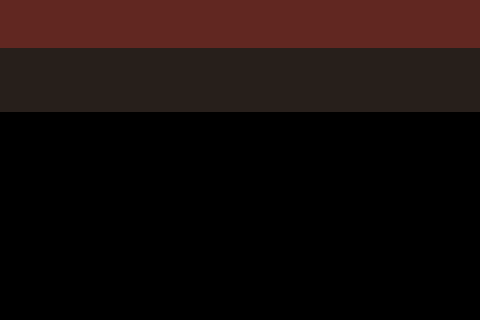

A level layout from a 2D game, rendered from its tile map. Below: a short description, then the map file with its tile-grid data intact:
An orthogonal 30x20 tile map with 16x16 px tiles, 1 tile layer (Background), 2 tilesets and 3 objects (exit_from_game_trigger_zone, exit_text, snake_game_machine).

<map version="1.10" tiledversion="1.11.2" orientation="orthogonal" renderorder="right-down" width="30" height="20" tilewidth="16" tileheight="16" infinite="0" nextlayerid="6" nextobjectid="16">
 <tileset firstgid="1" name="background" tilewidth="16" tileheight="16" tilecount="14" columns="7">
  <image source="../background.png" width="112" height="32" />
 </tileset>
 <tileset firstgid="15" name="snake_game_machine" tilewidth="23" tileheight="35" spacing="1" tilecount="16" columns="16">
  <image source="../games/snake/machine.png" width="383" height="35" />
  <tile id="0">
   <animation>
    <frame tileid="0" duration="200" />
    <frame tileid="1" duration="200" />
    <frame tileid="2" duration="200" />
    <frame tileid="3" duration="200" />
    <frame tileid="4" duration="200" />
    <frame tileid="5" duration="200" />
    <frame tileid="6" duration="200" />
    <frame tileid="7" duration="200" />
    <frame tileid="8" duration="200" />
    <frame tileid="9" duration="200" />
    <frame tileid="10" duration="200" />
    <frame tileid="11" duration="200" />
    <frame tileid="12" duration="200" />
    <frame tileid="13" duration="200" />
    <frame tileid="14" duration="200" />
    <frame tileid="15" duration="200" />
   </animation>
  </tile>
 </tileset>
 <layer id="1" name="Background" width="30" height="20">
  <data encoding="csv">
1,1,1,1,1,1,1,1,1,1,1,1,1,1,1,1,1,1,1,1,1,1,1,1,1,1,1,1,1,1,
1,1,1,1,1,1,1,1,1,1,1,1,1,1,1,1,1,1,1,1,1,1,1,1,1,1,1,1,1,1,
1,1,1,1,1,1,1,1,1,1,1,1,1,1,1,1,1,1,1,1,1,1,1,1,1,1,1,1,1,1,
2,2,2,2,2,2,2,2,2,2,2,2,2,2,2,2,2,2,2,2,2,2,2,2,2,2,2,2,2,2,
2,2,2,2,2,2,2,2,2,2,2,2,2,2,2,2,2,2,2,2,2,2,2,2,2,2,2,2,2,2,
2,2,2,2,2,2,2,2,2,2,2,2,2,2,2,2,2,2,2,2,2,2,2,2,2,2,2,2,2,2,
2,2,2,2,2,2,2,2,2,2,2,2,2,2,2,2,2,2,2,2,2,2,2,2,2,2,2,2,2,2,
0,0,0,0,0,0,0,0,0,0,0,0,0,0,0,0,0,0,0,0,0,0,0,0,0,0,0,0,0,0,
0,0,0,0,0,0,0,0,0,0,0,0,0,0,0,0,0,0,0,0,0,0,0,0,0,0,0,0,0,0,
0,0,0,0,0,0,0,0,0,0,0,0,0,0,0,0,0,0,0,0,0,0,0,0,0,0,0,0,0,0,
0,0,0,0,0,0,0,0,0,0,0,0,0,0,0,0,0,0,0,0,0,0,0,0,0,0,0,0,0,0,
0,0,0,0,0,0,0,0,0,0,0,0,0,0,0,0,0,0,0,0,0,0,0,0,0,0,0,0,0,0,
0,0,0,0,0,0,0,0,0,0,0,0,0,0,0,0,0,0,0,0,0,0,0,0,0,0,0,0,0,0,
0,0,0,0,0,0,0,0,0,0,0,0,0,0,0,0,0,0,0,0,0,0,0,0,0,0,0,0,0,0,
0,0,0,0,0,0,0,0,0,0,0,0,0,0,0,0,0,0,0,0,0,0,0,0,0,0,0,0,0,0,
0,0,0,0,0,0,0,0,0,0,0,0,0,0,0,0,0,0,0,0,0,0,0,0,0,0,0,0,0,0,
0,0,0,0,0,0,0,0,0,0,0,0,0,0,0,0,0,0,0,0,0,0,0,0,0,0,0,0,0,0,
0,0,0,0,0,0,0,0,0,0,0,0,0,0,0,0,0,0,0,0,0,0,0,0,0,0,0,0,0,0,
0,0,0,0,0,0,0,0,0,0,0,0,0,0,0,0,0,0,0,0,0,0,0,0,0,0,0,0,0,0,
0,0,0,0,0,0,0,0,0,0,0,0,0,0,0,0,0,0,0,0,0,0,0,0,0,0,0,0,0,0
</data>
 </layer>
 <objectgroup id="5" name="Other">
  <object id="7" name="exit_from_game_trigger_zone" x="48" y="32" width="64" height="24">
   <properties>
    <property name="exit_from_game_trigger_zone" type="class" propertytype="game_club::game::ExitFromGameTriggerZone" />
   </properties>
  </object>
  <object id="11" name="exit_text" x="80" y="16">
   <properties>
    <property name="text" type="class" propertytype="bevy_sprite::text2d::Text2d">
     <properties>
      <property name="0" value="Exit" />
     </properties>
    </property>
    <property name="text_color" type="class" propertytype="bevy_text::text::TextColor" />
   </properties>
   <point />
  </object>
 </objectgroup>
 <objectgroup id="2" name="GameMachines">
  <object id="8" name="snake_game_machine" gid="15" x="188" y="60" width="23" height="35">
   <properties>
    <property name="game_machine" type="class" propertytype="game_club::games::GameMachine" />
   </properties>
  </object>
 </objectgroup>
</map>
